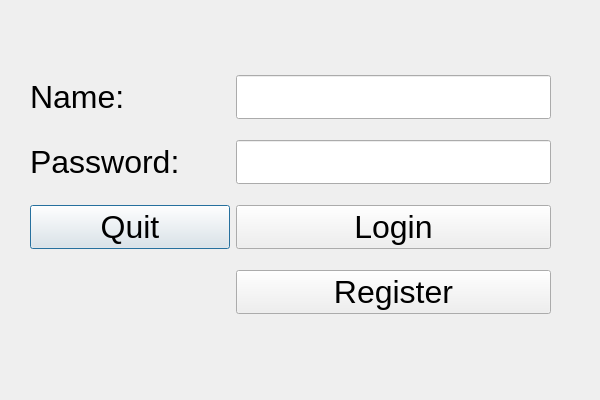
<?xml version="1.0" encoding="UTF-8"?>
<ui version="4.0">
 <class>Dialog</class>
 <widget class="QDialog" name="Dialog">
  <property name="geometry">
   <rect>
    <x>0</x>
    <y>0</y>
    <width>600</width>
    <height>400</height>
   </rect>
  </property>
  <property name="windowTitle">
   <string>Dialog</string>
  </property>
  <widget class="QWidget" name="">
   <property name="geometry">
    <rect>
     <x>30</x>
     <y>60</y>
     <width>521</width>
     <height>269</height>
    </rect>
   </property>
   <layout class="QFormLayout" name="formLayout">
    <item row="0" column="0">
     <widget class="QLabel" name="name_label">
      <property name="font">
       <font>
        <pointsize>24</pointsize>
       </font>
      </property>
      <property name="text">
       <string>Name:</string>
      </property>
     </widget>
    </item>
    <item row="0" column="1">
     <widget class="QLineEdit" name="name_input">
      <property name="font">
       <font>
        <pointsize>24</pointsize>
       </font>
      </property>
     </widget>
    </item>
    <item row="1" column="0">
     <widget class="QLabel" name="password_label">
      <property name="font">
       <font>
        <pointsize>24</pointsize>
       </font>
      </property>
      <property name="text">
       <string>Password:</string>
      </property>
     </widget>
    </item>
    <item row="1" column="1">
     <widget class="QLineEdit" name="password_input">
      <property name="font">
       <font>
        <pointsize>24</pointsize>
       </font>
      </property>
     </widget>
    </item>
    <item row="2" column="0">
     <widget class="QPushButton" name="quit_button">
      <property name="sizePolicy">
       <sizepolicy hsizetype="Fixed" vsizetype="Expanding">
        <horstretch>0</horstretch>
        <verstretch>0</verstretch>
       </sizepolicy>
      </property>
      <property name="minimumSize">
       <size>
        <width>200</width>
        <height>0</height>
       </size>
      </property>
      <property name="maximumSize">
       <size>
        <width>400</width>
        <height>400</height>
       </size>
      </property>
      <property name="font">
       <font>
        <pointsize>24</pointsize>
       </font>
      </property>
      <property name="styleSheet">
       <string notr="true"/>
      </property>
      <property name="text">
       <string>Quit</string>
      </property>
     </widget>
    </item>
    <item row="2" column="1">
     <widget class="QPushButton" name="login_button">
      <property name="font">
       <font>
        <pointsize>24</pointsize>
       </font>
      </property>
      <property name="text">
       <string>Login</string>
      </property>
     </widget>
    </item>
    <item row="3" column="1">
     <widget class="QPushButton" name="register_button">
      <property name="font">
       <font>
        <pointsize>24</pointsize>
       </font>
      </property>
      <property name="text">
       <string>Register</string>
      </property>
     </widget>
    </item>
   </layout>
  </widget>
 </widget>
 <resources/>
 <connections/>
</ui>
